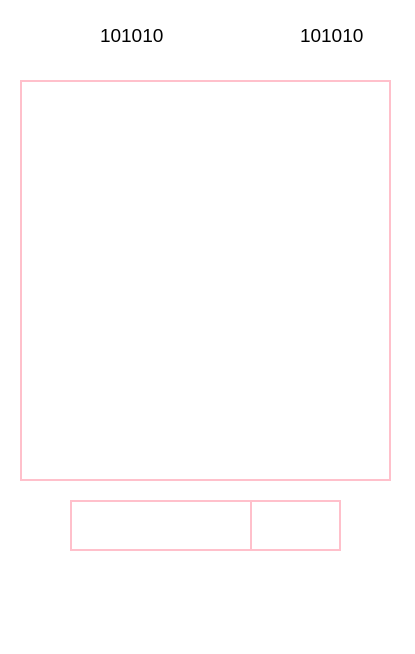
<?xml version="1.0" encoding="UTF-8"?>
<ui version="4.0">
 <class>Form</class>
 <widget class="QWidget" name="Form">
  <property name="geometry">
   <rect>
    <x>0</x>
    <y>0</y>
    <width>415</width>
    <height>654</height>
   </rect>
  </property>
  <property name="windowTitle">
   <string>Form</string>
  </property>
  <property name="styleSheet">
   <string notr="true">QWidget {background-color: white;}</string>
  </property>
  <widget class="QPushButton" name="pushButton_2">
   <property name="geometry">
    <rect>
     <x>10</x>
     <y>570</y>
     <width>81</width>
     <height>81</height>
    </rect>
   </property>
   <property name="cursor">
    <cursorShape>PointingHandCursor</cursorShape>
   </property>
   <property name="styleSheet">
    <string notr="true">QPushButton {background-color: white; border: None;}</string>
   </property>
   <property name="text">
    <string/>
   </property>
   <property name="icon">
    <iconset>
     <normaloff>Images/candymarket_iFace_2.jpg</normaloff>Images/candymarket_iFace_2.jpg</iconset>
   </property>
   <property name="iconSize">
    <size>
     <width>80</width>
     <height>80</height>
    </size>
   </property>
  </widget>
  <widget class="QLabel" name="label">
   <property name="geometry">
    <rect>
     <x>100</x>
     <y>10</y>
     <width>141</width>
     <height>51</height>
    </rect>
   </property>
   <property name="font">
    <font>
     <pointsize>14</pointsize>
    </font>
   </property>
   <property name="text">
    <string>101010</string>
   </property>
  </widget>
  <widget class="QPushButton" name="pushButton">
   <property name="geometry">
    <rect>
     <x>350</x>
     <y>550</y>
     <width>61</width>
     <height>91</height>
    </rect>
   </property>
   <property name="cursor">
    <cursorShape>PointingHandCursor</cursorShape>
   </property>
   <property name="styleSheet">
    <string notr="true">QPushButton {background-color: white; border: None;}</string>
   </property>
   <property name="text">
    <string/>
   </property>
   <property name="icon">
    <iconset>
     <normaloff>Images/CA_giphy_button_iFace_2.gif</normaloff>Images/CA_giphy_button_iFace_2.gif</iconset>
   </property>
   <property name="iconSize">
    <size>
     <width>80</width>
     <height>80</height>
    </size>
   </property>
  </widget>
  <widget class="QLineEdit" name="lineEdit">
   <property name="geometry">
    <rect>
     <x>70</x>
     <y>500</y>
     <width>191</width>
     <height>51</height>
    </rect>
   </property>
   <property name="styleSheet">
    <string notr="true">QLineEdit {background-color: white; border: 2px solid pink;}</string>
   </property>
  </widget>
  <widget class="QPushButton" name="pushButton_4">
   <property name="geometry">
    <rect>
     <x>20</x>
     <y>10</y>
     <width>75</width>
     <height>51</height>
    </rect>
   </property>
   <property name="cursor">
    <cursorShape>UpArrowCursor</cursorShape>
   </property>
   <property name="styleSheet">
    <string notr="true">QPushButton {background-color: white; border: None;}</string>
   </property>
   <property name="text">
    <string/>
   </property>
   <property name="icon">
    <iconset>
     <normaloff>Images/candycash_logo_2.jpg</normaloff>Images/candycash_logo_2.jpg</iconset>
   </property>
   <property name="iconSize">
    <size>
     <width>50</width>
     <height>50</height>
    </size>
   </property>
  </widget>
  <widget class="QPushButton" name="pushButton_5">
   <property name="geometry">
    <rect>
     <x>234</x>
     <y>10</y>
     <width>71</width>
     <height>51</height>
    </rect>
   </property>
   <property name="cursor">
    <cursorShape>UpArrowCursor</cursorShape>
   </property>
   <property name="styleSheet">
    <string notr="true">QPushButton {background-color: white; border: None;}</string>
   </property>
   <property name="text">
    <string/>
   </property>
   <property name="icon">
    <iconset>
     <normaloff>Images/logo_lvl_2.png</normaloff>Images/logo_lvl_2.png</iconset>
   </property>
   <property name="iconSize">
    <size>
     <width>50</width>
     <height>50</height>
    </size>
   </property>
  </widget>
  <widget class="QTextEdit" name="textEdit">
   <property name="geometry">
    <rect>
     <x>20</x>
     <y>80</y>
     <width>371</width>
     <height>401</height>
    </rect>
   </property>
   <property name="styleSheet">
    <string notr="true">QTextEdit {border: 2px solid pink;}</string>
   </property>
   <property name="html">
    <string>&lt;!DOCTYPE HTML PUBLIC &quot;-//W3C//DTD HTML 4.0//EN&quot; &quot;http://www.w3.org/TR/REC-html40/strict.dtd&quot;&gt;
&lt;html&gt;&lt;head&gt;&lt;meta name=&quot;qrichtext&quot; content=&quot;1&quot; /&gt;&lt;style type=&quot;text/css&quot;&gt;
p, li { white-space: pre-wrap; }
&lt;/style&gt;&lt;/head&gt;&lt;body style=&quot; font-family:'MS Shell Dlg 2'; font-size:8.25pt; font-weight:400; font-style:normal;&quot;&gt;
&lt;p style=&quot;-qt-paragraph-type:empty; margin-top:0px; margin-bottom:0px; margin-left:0px; margin-right:0px; -qt-block-indent:0; text-indent:0px;&quot;&gt;&lt;br /&gt;&lt;/p&gt;&lt;/body&gt;&lt;/html&gt;</string>
   </property>
  </widget>
  <widget class="QLabel" name="label_2">
   <property name="geometry">
    <rect>
     <x>300</x>
     <y>10</y>
     <width>111</width>
     <height>51</height>
    </rect>
   </property>
   <property name="font">
    <font>
     <pointsize>14</pointsize>
    </font>
   </property>
   <property name="text">
    <string>101010</string>
   </property>
  </widget>
  <widget class="QPushButton" name="pushButton_3">
   <property name="geometry">
    <rect>
     <x>250</x>
     <y>500</y>
     <width>91</width>
     <height>51</height>
    </rect>
   </property>
   <property name="cursor">
    <cursorShape>PointingHandCursor</cursorShape>
   </property>
   <property name="styleSheet">
    <string notr="true">QPushButton {background-color: white; border: 2px solid pink;}</string>
   </property>
   <property name="text">
    <string/>
   </property>
   <property name="icon">
    <iconset>
     <normaloff>Images/logo_go_mes_2.png</normaloff>Images/logo_go_mes_2.png</iconset>
   </property>
   <property name="iconSize">
    <size>
     <width>40</width>
     <height>40</height>
    </size>
   </property>
  </widget>
 </widget>
 <resources/>
 <connections/>
</ui>
